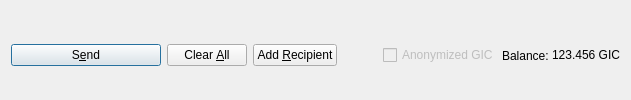
         <widget class="QFrame" name="frame_Send">
          <layout class="QHBoxLayout" name="horizontalLayout">
           <property name="bottomMargin">
            <number>0</number>
           </property>
           <item>
            <widget class="QPushButton" name="sendButton">
             <property name="minimumSize">
              <size>
               <width>150</width>
               <height>0</height>
              </size>
             </property>
             <property name="toolTip">
              <string>Confirm the send action</string>
             </property>
             <property name="text">
              <string>S&amp;end</string>
             </property>
             <property name="icon">
              <iconset resource="../giant.qrc">
               <normaloff>:/icons/send</normaloff>:/icons/send</iconset>
             </property>
             <property name="autoDefault">
              <bool>false</bool>
             </property>
             <property name="default">
              <bool>true</bool>
             </property>
            </widget>
           </item>
           <item>
            <widget class="QPushButton" name="clearButton">
             <property name="sizePolicy">
              <sizepolicy hsizetype="Minimum" vsizetype="Fixed">
               <horstretch>0</horstretch>
               <verstretch>0</verstretch>
              </sizepolicy>
             </property>
             <property name="toolTip">
              <string>Clear all fields of the form.</string>
             </property>
             <property name="text">
              <string>Clear &amp;All</string>
             </property>
             <property name="icon">
              <iconset resource="../giant.qrc">
               <normaloff>:/icons/remove</normaloff>:/icons/remove</iconset>
             </property>
             <property name="autoDefault">
              <bool>false</bool>
             </property>
            </widget>
           </item>
           <item>
            <widget class="QPushButton" name="addButton">
             <property name="toolTip">
              <string>Send to multiple recipients at once</string>
             </property>
             <property name="text">
              <string>Add &amp;Recipient</string>
             </property>
             <property name="icon">
              <iconset resource="../giant.qrc">
               <normaloff>:/icons/add</normaloff>:/icons/add</iconset>
             </property>
             <property name="autoDefault">
              <bool>false</bool>
             </property>
            </widget>
           </item>
           <item>
            <spacer name="horizontalSpacer">
             <property name="orientation">
              <enum>Qt::Horizontal</enum>
             </property>
             <property name="sizeHint" stdset="0">
              <size>
               <width>40</width>
               <height>20</height>
              </size>
             </property>
            </spacer>
           </item>
           <item>
            <layout class="QHBoxLayout" name="horizontalLayout_2">
             <property name="spacing">
              <number>3</number>
             </property>
             <item>
              <widget class="QCheckBox" name="checkzGIC">
               <property name="enabled">
                <bool>false</bool>
               </property>
               <property name="text">
                <string>Anonymized GIC</string>
               </property>
              </widget>
             </item>
             <item>
              <widget class="QLabel" name="label">
               <property name="text">
                <string>Balance:</string>
               </property>
              </widget>
             </item>
             <item>
              <widget class="QLabel" name="labelBalance">
               <property name="sizePolicy">
                <sizepolicy hsizetype="Preferred" vsizetype="Fixed">
                 <horstretch>0</horstretch>
                 <verstretch>0</verstretch>
                </sizepolicy>
               </property>
               <property name="cursor">
                <cursorShape>IBeamCursor</cursorShape>
               </property>
               <property name="text">
                <string notr="true">123.456 GIC</string>
               </property>
               <property name="textInteractionFlags">
                <set>Qt::LinksAccessibleByMouse|Qt::TextSelectableByKeyboard|Qt::TextSelectableByMouse</set>
               </property>
              </widget>
             </item>
            </layout>
           </item>
          </layout>
         </widget>
